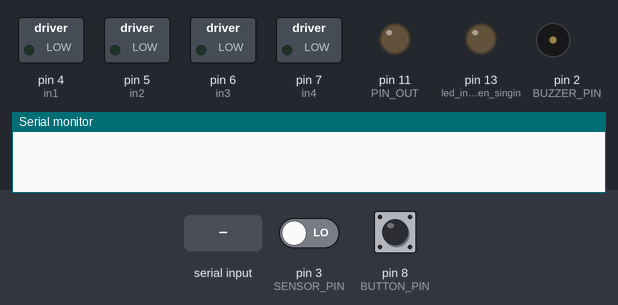
Recording of a program running on a simulated Arduino Uno, built with avr-gcc and run on an emulated ATmega328P. Parts: switched loads named in the program (green lamp = pin HIGH), output pins drawn as LEDs (lit = HIGH), buzzer (waves = sounding), the last lines printed to the serial monitor. The inputs (shaded band) are chosen by the test bench; at power-on: pin 8 (BUTTON_PIN) LOW, pin 3 (SENSOR_PIN) LOW.

Above: at 1.2 s.
1.3 s: "<B90>" received over the second serial link
At 2.0 s:
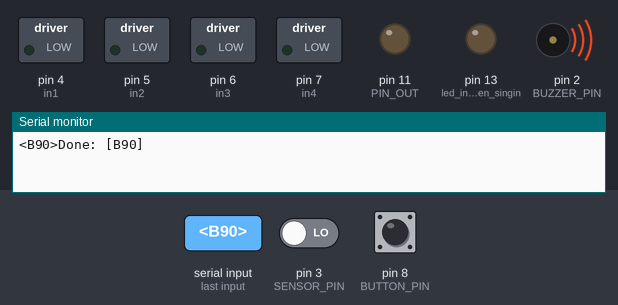
4.3 s: pin 8 (BUTTON_PIN) pulled HIGH for 0.15 s
Timing chart, 0 to 7.3 s (numbered marks = the images above; inputs shaded):
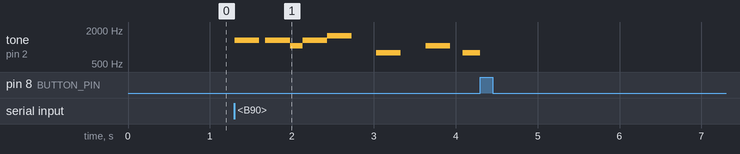

The program:

main.cpp
```cpp
#include <Arduino.h>
#include <SoftwareSerial.h>
#include <anyrtttl.h>
#include <binrtttl.h>
#include <pitches.h>

#define in1 4        // IN1 of L293N attached to pin 4 arduino
#define in2 5        // IN2 of L293N attached to pin 5 arduino
#define in3 6        // IN3 of L293N attached to pin 6 arduino
#define in4 7        // IN4 of L293N attached to pin 7 arduino
#define SENSOR_PIN 3 // Motion sensor attached to pin 3 arduino
#define BUZZER_PIN 2 // buzzer attached to pin 2 arduino
#define BUTTON_PIN 8 // button attached to pin 8 arduino

#define PIN_IN 10
#define PIN_OUT 11

#define OFF 0
#define ON 1

byte alarmState = OFF;
SoftwareSerial EspSerial(PIN_IN, PIN_OUT);
byte motionDetected = OFF;
byte buttonState = LOW;
const char *mario = "mario:d=4,o=5,b=100:16e6,16e6,32p,8e6,16c6,8e6,8g6,8p,8g,8p,8c6,16p,8g,16p,8e,16p,8a,8b,16a#,8a,16g.,16e6,16g6,8a6,16f6,8g6,8e6,16c6,16d6,8b,16p,8c6,16p,8g,16p,8e,16p,8a,8b,16a#,8a,16g.,16e6,16g6,8a6,16f6,8g6,8e6,16c6,16d6,8b,8p,16g6,16f#6,16f6,16d#6,16p,16e6,16p,16g#,16a,16c6,16p,16a,16c6,16d6,8p,16g6,16f#6,16f6,16d#6,16p,16e6,16p,16c7,16p,16c7,16c7,p,16g6,16f#6,16f6,16d#6,16p,16e6,16p,16g#,16a,16c6,16p,16a,16c6,16d6,8p,16d#6,8p,16d6,8p,16c6";
unsigned long countdownTime = 0; // in minutes
bool armed = false;

const byte numChars = 10;
char receivedChars[numChars];
char tempChars[numChars]; // temporary array for use when parsing
char webrequest[numChars] = {0};

boolean newData = false;

void alarmOn();
void alarmOff();
void checkButton();
void doAlarmstate();
void checkSerial();
void checkCountdownTime();
void recvWithStartEndMarkers();
void parseData();

////////////////////////////////////////////////////

void setup()
{
  Serial.begin(115200);

  pinMode(BUZZER_PIN, OUTPUT); //BUZZER_PIN
  pinMode(13, OUTPUT);         //led indicator when singing a note
  pinMode(in1, OUTPUT);
  pinMode(in2, OUTPUT);
  pinMode(in3, OUTPUT);
  pinMode(in4, OUTPUT);
  pinMode(SENSOR_PIN, INPUT);
  pinMode(BUTTON_PIN, INPUT);
  pinMode(PIN_IN, INPUT);
  pinMode(PIN_OUT, OUTPUT);
  EspSerial.begin(115200);
}
unsigned long now = 0;

void loop()
{
  checkSerial();
  checkButton();
  if (armed)
  {
    checkCountdownTime();
  }
  doAlarmstate();
  if (millis() > now + 2000)
  {
    now = millis();
    // do something every 2 seconds
  }
}

void checkSerial()
{
  recvWithStartEndMarkers();
  if (newData == true)
  {
    strcpy(tempChars, receivedChars);
    // this temporary copy is necessary to protect the original data
    //   because strtok() used in parseData() replaces the commas with \0
    parseData();
    newData = false;
    Serial.println("Done: [" + String(tempChars) + "]");
  }
}

void checkCountdownTime()
{
  static unsigned long lastTick = millis();
  unsigned long currentMillis = millis();

  if (currentMillis - lastTick >= 1000 /* 60000 */)
  {
    lastTick += 1000;
    countdownTime--;
    // Serial.print("countdownTime: ");
    // Serial.println(countdownTime);
  }

  if (countdownTime == 0)
  {
    // Serial.println("Countdown Finished");
    armed = false;
    alarmState = ON;
  }
}

void alarmOn()
{
  if (!anyrtttl::nonblocking::isPlaying())
  {
    anyrtttl::nonblocking::begin(BUZZER_PIN, mario); // start to play music
  }
  else
  {
    anyrtttl::nonblocking::play();
  }

  motionDetected = digitalRead(SENSOR_PIN); // read SENSOR_PIN value
}

void alarmOff()
{
  if (alarmState == ON || anyrtttl::nonblocking::isPlaying())
  {
    Serial.println("ALARM TURNED OFF !!");
    anyrtttl::nonblocking::stop();
  }
}

void checkButton()
{
  buttonState = digitalRead(BUTTON_PIN);
  // delay(500);
  // Serial.print("buttonState: ");
  // Serial.println(buttonState);
  if (buttonState == HIGH)
  {
    Serial.println("-Button Pressed-");
    alarmState = OFF;
  }
}

void doAlarmstate()
{
  // Serial.print("AlarmState: ");
  // Serial.println(alarmState);
  switch (alarmState)
  {
  case ON:
    // Serial.println("do Alarm_ON");
    alarmOn();
    break;
  case OFF:
    // Serial.println("do Alarm_OFF");
    alarmOff();
    break;
  }
}

void recvWithStartEndMarkers()
{
  static boolean recvInProgress = false;
  static byte ndx = 0;
  char startMarker = '<';
  char endMarker = '>';
  char rc;

  while (EspSerial.available() > 0 && newData == false)
  {
    rc = EspSerial.read();
    Serial.print(rc);

    if (recvInProgress == true)
    {
      if (rc != endMarker)
      {
        receivedChars[ndx] = rc;
        ndx++;
        if (ndx >= numChars)
        {
          ndx = numChars - 1;
        }
      }
      else
      {
        receivedChars[ndx] = '\0'; // terminate the string
        recvInProgress = false;
        ndx = 0;
        newData = true;
      }
    }

    else if (rc == startMarker)
    {
      recvInProgress = true;
    }
  }
}

void parseData()
{
  char *strtokIndx; // this is used by strtok() as an index

  strtokIndx = strtok(tempChars, ","); // get the first part - the string
  strcpy(webrequest, strtokIndx);   // copy it to webrequest

  switch (webrequest[0])
  {
  case 'A':
    // website requests current Alarm configuration
    {
      String armedState = armed ? "1" : "0";
      String data = "<" + armedState + "," + countdownTime + ">";
      EspSerial.println(data);
    }
    break;
  case 'B':
    // website sets Brand new alarm
    {
      strtokIndx = strtok(NULL, ",");   // this continues where the previous call left off
      countdownTime = atol(strtokIndx); // convert this part to unsigned long
      armed = true;
    }
    break;
  case 'C':
    // website Cancels alarm (disarm)
    {
      countdownTime = 0;
      armed = false;
    }
    break;
  default:
    // invalid command in webrequest, do nothing
    break;
  }
}
```

Measured:
- after the input at 1.3 s, tone on pin 2 (BUZZER_PIN): plays 1319 Hz for 0.30 s, 1319 Hz for 0.30 s, 1047 Hz for 0.15 s, 1319 Hz for 0.30 s, 1568 Hz for 0.30 s, 784 Hz for 0.30 s … (8 notes in this stretch), starting at once
